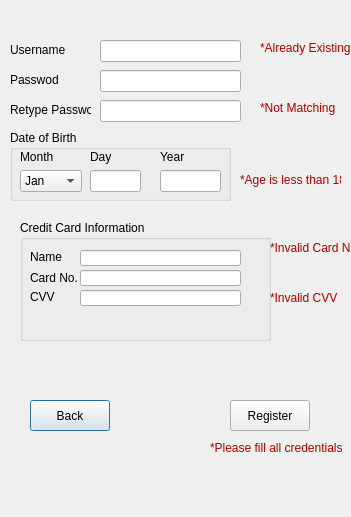
<?xml version="1.0" encoding="UTF-8"?>
<ui version="4.0">
 <class>RegisterWindow</class>
 <widget class="QDialog" name="RegisterWindow">
  <property name="geometry">
   <rect>
    <x>0</x>
    <y>0</y>
    <width>351</width>
    <height>517</height>
   </rect>
  </property>
  <property name="windowTitle">
   <string>Dialog</string>
  </property>
  <widget class="QLabel" name="label">
   <property name="geometry">
    <rect>
     <x>10</x>
     <y>40</y>
     <width>81</width>
     <height>20</height>
    </rect>
   </property>
   <property name="text">
    <string>Username</string>
   </property>
  </widget>
  <widget class="QLabel" name="label_2">
   <property name="geometry">
    <rect>
     <x>10</x>
     <y>70</y>
     <width>81</width>
     <height>20</height>
    </rect>
   </property>
   <property name="text">
    <string>Passwod</string>
   </property>
  </widget>
  <widget class="QLabel" name="label_3">
   <property name="geometry">
    <rect>
     <x>10</x>
     <y>100</y>
     <width>81</width>
     <height>20</height>
    </rect>
   </property>
   <property name="text">
    <string>Retype Password</string>
   </property>
  </widget>
  <widget class="QLineEdit" name="RegisterUsernameLineEdit">
   <property name="geometry">
    <rect>
     <x>100</x>
     <y>40</y>
     <width>141</width>
     <height>22</height>
    </rect>
   </property>
  </widget>
  <widget class="QLineEdit" name="RegisterPasswordLineEdit">
   <property name="geometry">
    <rect>
     <x>100</x>
     <y>70</y>
     <width>141</width>
     <height>22</height>
    </rect>
   </property>
  </widget>
  <widget class="QLineEdit" name="RetypeRegisterPasswordLineEdit">
   <property name="geometry">
    <rect>
     <x>100</x>
     <y>100</y>
     <width>141</width>
     <height>22</height>
    </rect>
   </property>
  </widget>
  <widget class="QLabel" name="ErrorExistingLabel">
   <property name="geometry">
    <rect>
     <x>260</x>
     <y>40</y>
     <width>91</width>
     <height>16</height>
    </rect>
   </property>
   <property name="text">
    <string>&lt;html&gt;&lt;head/&gt;&lt;body&gt;&lt;p&gt;&lt;span style=&quot; color:#aa0000;&quot;&gt;*Already Existing&lt;/span&gt;&lt;/p&gt;&lt;/body&gt;&lt;/html&gt;</string>
   </property>
  </widget>
  <widget class="QLabel" name="ErrorMatchingLabel">
   <property name="geometry">
    <rect>
     <x>260</x>
     <y>100</y>
     <width>81</width>
     <height>16</height>
    </rect>
   </property>
   <property name="text">
    <string>&lt;html&gt;&lt;head/&gt;&lt;body&gt;&lt;p&gt;&lt;span style=&quot; color:#aa0000;&quot;&gt;*Not Matching&lt;/span&gt;&lt;/p&gt;&lt;/body&gt;&lt;/html&gt;</string>
   </property>
  </widget>
  <widget class="QGroupBox" name="groupBox">
   <property name="geometry">
    <rect>
     <x>20</x>
     <y>220</y>
     <width>251</width>
     <height>121</height>
    </rect>
   </property>
   <property name="title">
    <string>Credit Card Information</string>
   </property>
   <widget class="QLabel" name="label_4">
    <property name="geometry">
     <rect>
      <x>10</x>
      <y>30</y>
      <width>41</width>
      <height>14</height>
     </rect>
    </property>
    <property name="text">
     <string>Name</string>
    </property>
   </widget>
   <widget class="QLabel" name="label_5">
    <property name="geometry">
     <rect>
      <x>10</x>
      <y>50</y>
      <width>51</width>
      <height>16</height>
     </rect>
    </property>
    <property name="text">
     <string>Card No.</string>
    </property>
   </widget>
   <widget class="QLabel" name="label_6">
    <property name="geometry">
     <rect>
      <x>10</x>
      <y>70</y>
      <width>41</width>
      <height>14</height>
     </rect>
    </property>
    <property name="text">
     <string>CVV</string>
    </property>
   </widget>
   <widget class="QLineEdit" name="CardNameLineEdit">
    <property name="geometry">
     <rect>
      <x>60</x>
      <y>30</y>
      <width>161</width>
      <height>16</height>
     </rect>
    </property>
    <property name="text">
     <string/>
    </property>
   </widget>
   <widget class="QLineEdit" name="CardNumberLineEdit">
    <property name="geometry">
     <rect>
      <x>60</x>
      <y>50</y>
      <width>161</width>
      <height>16</height>
     </rect>
    </property>
    <property name="text">
     <string/>
    </property>
   </widget>
   <widget class="QLineEdit" name="CVVLineEdit">
    <property name="geometry">
     <rect>
      <x>60</x>
      <y>70</y>
      <width>161</width>
      <height>16</height>
     </rect>
    </property>
    <property name="text">
     <string/>
    </property>
   </widget>
  </widget>
  <widget class="QPushButton" name="pushButton">
   <property name="geometry">
    <rect>
     <x>30</x>
     <y>400</y>
     <width>80</width>
     <height>31</height>
    </rect>
   </property>
   <property name="text">
    <string>Back</string>
   </property>
  </widget>
  <widget class="QPushButton" name="RegisterPushButton">
   <property name="geometry">
    <rect>
     <x>230</x>
     <y>400</y>
     <width>80</width>
     <height>31</height>
    </rect>
   </property>
   <property name="text">
    <string>Register</string>
   </property>
  </widget>
  <widget class="QLabel" name="ErrorCardNoLabel">
   <property name="geometry">
    <rect>
     <x>270</x>
     <y>240</y>
     <width>81</width>
     <height>16</height>
    </rect>
   </property>
   <property name="text">
    <string>&lt;html&gt;&lt;head/&gt;&lt;body&gt;&lt;p&gt;&lt;span style=&quot; color:#aa0000;&quot;&gt;*Invalid Card No.&lt;/span&gt;&lt;/p&gt;&lt;/body&gt;&lt;/html&gt;</string>
   </property>
  </widget>
  <widget class="QLabel" name="ErrorCVVLabel">
   <property name="geometry">
    <rect>
     <x>270</x>
     <y>290</y>
     <width>81</width>
     <height>16</height>
    </rect>
   </property>
   <property name="text">
    <string>&lt;html&gt;&lt;head/&gt;&lt;body&gt;&lt;p&gt;&lt;span style=&quot; color:#aa0000;&quot;&gt;*Invalid CVV&lt;/span&gt;&lt;/p&gt;&lt;/body&gt;&lt;/html&gt;</string>
   </property>
  </widget>
  <widget class="QLabel" name="ErrorCredentialsLabel">
   <property name="geometry">
    <rect>
     <x>210</x>
     <y>440</y>
     <width>171</width>
     <height>16</height>
    </rect>
   </property>
   <property name="text">
    <string>&lt;html&gt;&lt;head/&gt;&lt;body&gt;&lt;p&gt;&lt;span style=&quot; color:#aa0000;&quot;&gt;*Please fill all credentials&lt;/span&gt;&lt;/p&gt;&lt;/body&gt;&lt;/html&gt;</string>
   </property>
  </widget>
  <widget class="QGroupBox" name="DateofBirthGroupBox">
   <property name="geometry">
    <rect>
     <x>10</x>
     <y>130</y>
     <width>221</width>
     <height>71</height>
    </rect>
   </property>
   <property name="title">
    <string>Date of Birth</string>
   </property>
   <widget class="QComboBox" name="MonthComboBox">
    <property name="geometry">
     <rect>
      <x>10</x>
      <y>40</y>
      <width>62</width>
      <height>22</height>
     </rect>
    </property>
    <item>
     <property name="text">
      <string>Jan</string>
     </property>
    </item>
    <item>
     <property name="text">
      <string>Feb</string>
     </property>
    </item>
    <item>
     <property name="text">
      <string>March</string>
     </property>
    </item>
    <item>
     <property name="text">
      <string>April</string>
     </property>
    </item>
    <item>
     <property name="text">
      <string>May</string>
     </property>
    </item>
    <item>
     <property name="text">
      <string>June</string>
     </property>
    </item>
    <item>
     <property name="text">
      <string>July</string>
     </property>
    </item>
    <item>
     <property name="text">
      <string>August</string>
     </property>
    </item>
    <item>
     <property name="text">
      <string>September</string>
     </property>
    </item>
    <item>
     <property name="text">
      <string>October</string>
     </property>
    </item>
    <item>
     <property name="text">
      <string>November</string>
     </property>
    </item>
    <item>
     <property name="text">
      <string>December</string>
     </property>
    </item>
   </widget>
   <widget class="QLabel" name="label_7">
    <property name="geometry">
     <rect>
      <x>10</x>
      <y>20</y>
      <width>41</width>
      <height>14</height>
     </rect>
    </property>
    <property name="text">
     <string>Month</string>
    </property>
   </widget>
   <widget class="QLabel" name="label_8">
    <property name="geometry">
     <rect>
      <x>80</x>
      <y>20</y>
      <width>41</width>
      <height>14</height>
     </rect>
    </property>
    <property name="text">
     <string>Day</string>
    </property>
   </widget>
   <widget class="QLabel" name="label_9">
    <property name="geometry">
     <rect>
      <x>150</x>
      <y>20</y>
      <width>41</width>
      <height>14</height>
     </rect>
    </property>
    <property name="text">
     <string>Year</string>
    </property>
   </widget>
   <widget class="QLineEdit" name="DayLineEdit">
    <property name="geometry">
     <rect>
      <x>80</x>
      <y>40</y>
      <width>51</width>
      <height>22</height>
     </rect>
    </property>
   </widget>
   <widget class="QLineEdit" name="YearLineEdit">
    <property name="geometry">
     <rect>
      <x>150</x>
      <y>40</y>
      <width>61</width>
      <height>22</height>
     </rect>
    </property>
   </widget>
  </widget>
  <widget class="QLabel" name="ErrorAgeLabel">
   <property name="geometry">
    <rect>
     <x>240</x>
     <y>170</y>
     <width>101</width>
     <height>20</height>
    </rect>
   </property>
   <property name="text">
    <string>&lt;html&gt;&lt;head/&gt;&lt;body&gt;&lt;p&gt;&lt;span style=&quot; color:#aa0000;&quot;&gt;*Age is less than 18&lt;/span&gt;&lt;/p&gt;&lt;/body&gt;&lt;/html&gt;</string>
   </property>
  </widget>
 </widget>
 <resources/>
 <connections/>
</ui>
